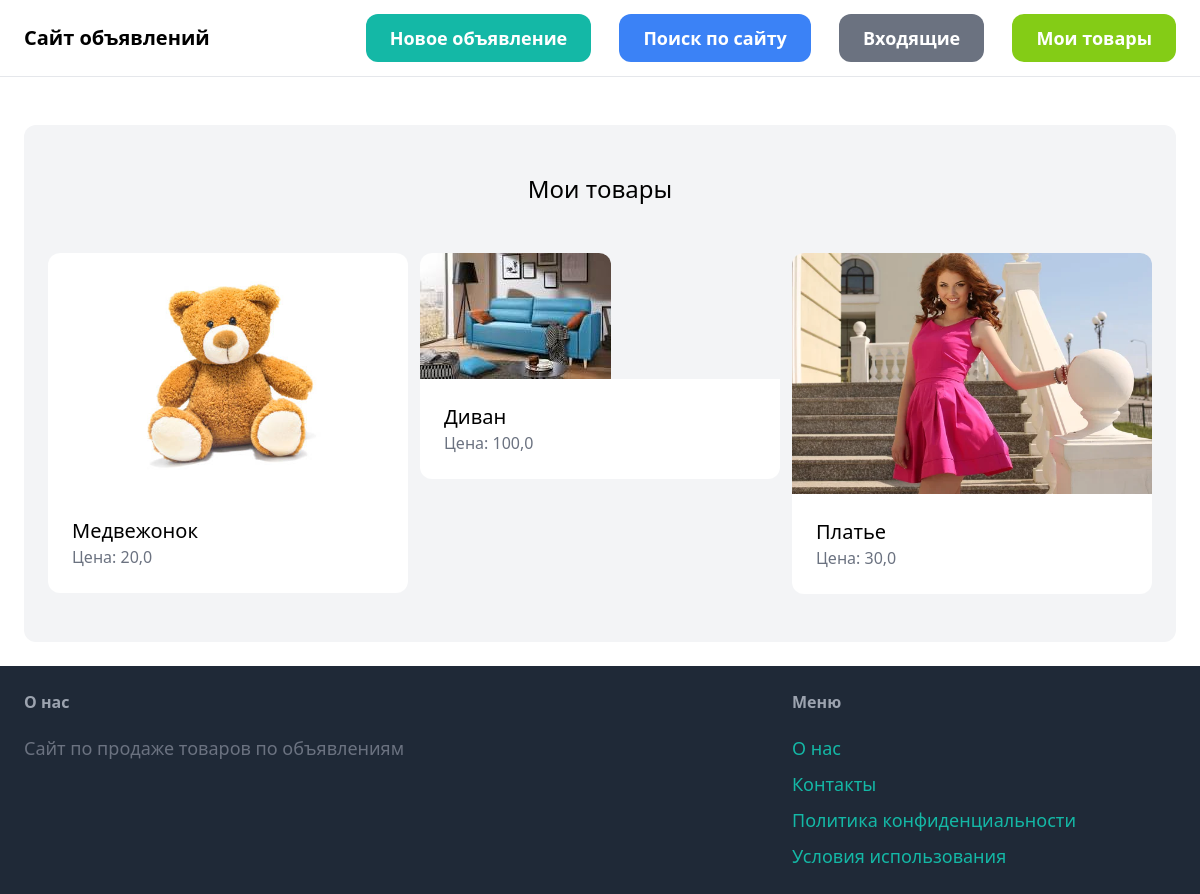
Page /dashboard/ (signed in) on the committed database.
### item/models.py (models this page shows, shortened)
class Item(models.Model):
    category = models.ForeignKey(Category, related_name='items', on_delete=models.CASCADE)
    name = models.CharField(max_length=255)
    description = models.TextField(blank=True, null=True)
    price = models.FloatField()
    image = models.ImageField(upload_to='item_images', blank=True, null=True)
    is_sold = models.BooleanField(default=False)
    created_by = models.ForeignKey(User, related_name='items', on_delete=models.CASCADE)
    created_at = models.DateTimeField(auto_now_add=True)

### dashboard/views.py (the view)
# urls.py: path('', views.index, name='index'),
@login_required
def index(request):
    items = Item.objects.filter(created_by=request.user)
    return render(request, 'dashboard/index.html', {
        'items': items,
    })

### dashboard/templates/dashboard/index.html (shortened to what this page needs)
{% extends 'core/base.html' %}
{% block content %}
    <div class="mt-6 px-6 py-12 bg-gray-100 rounded-xl">
        <h2 class="mb-12 text-2xl text-center">Мои товары</h2>
        <div class="grid grid-cols-3 gap-3">
            {% for item in items %}
                <div>
                    <a href="{% url 'item:detail' item.id %}">
                        <div>
                            <img src="{{ item.image.url }}" class="rounded-t-xl">
                        </div>
                        <div class="p-6 bg-white rounded-b-xl">
                            <h2 class="text-xl">{{ item.name}}</h2>
                            <p class="text-gray-500">Цена: {{ item.price}}</p>
                        </div>
                    </a>
                </div>
            {% endfor %}
        </div>
    </div>
{% endblock %}

### rows in the picture
Item: image (picture), name "Медвежонок", price "20,0"
Item: image (picture), name "Диван", price "100,0"
Item: image (picture), name "Платье", price "30,0"
